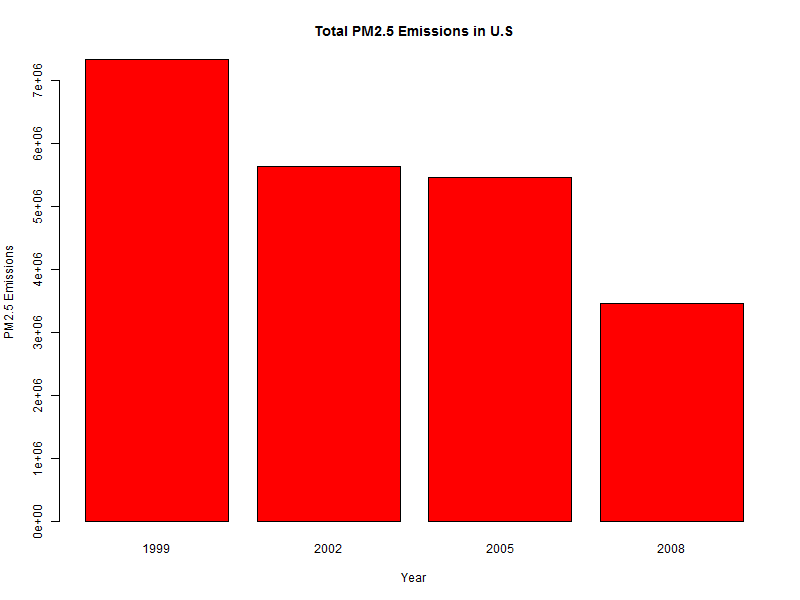

Generate this figure with R:
#1
totEmissions <- aggregate(Emissions ~ year,NEI, sum)
barplot(
  totEmissions$Emissions,
  names.arg=totEmissions$year,
  xlab="Year",
  ylab="PM2.5 Emissions",
  col= "red",
  main="Total PM2.5 Emissions in U.S"
)
dev.copy(png, file="plot1.png", width=800, height=600)
dev.off()  
